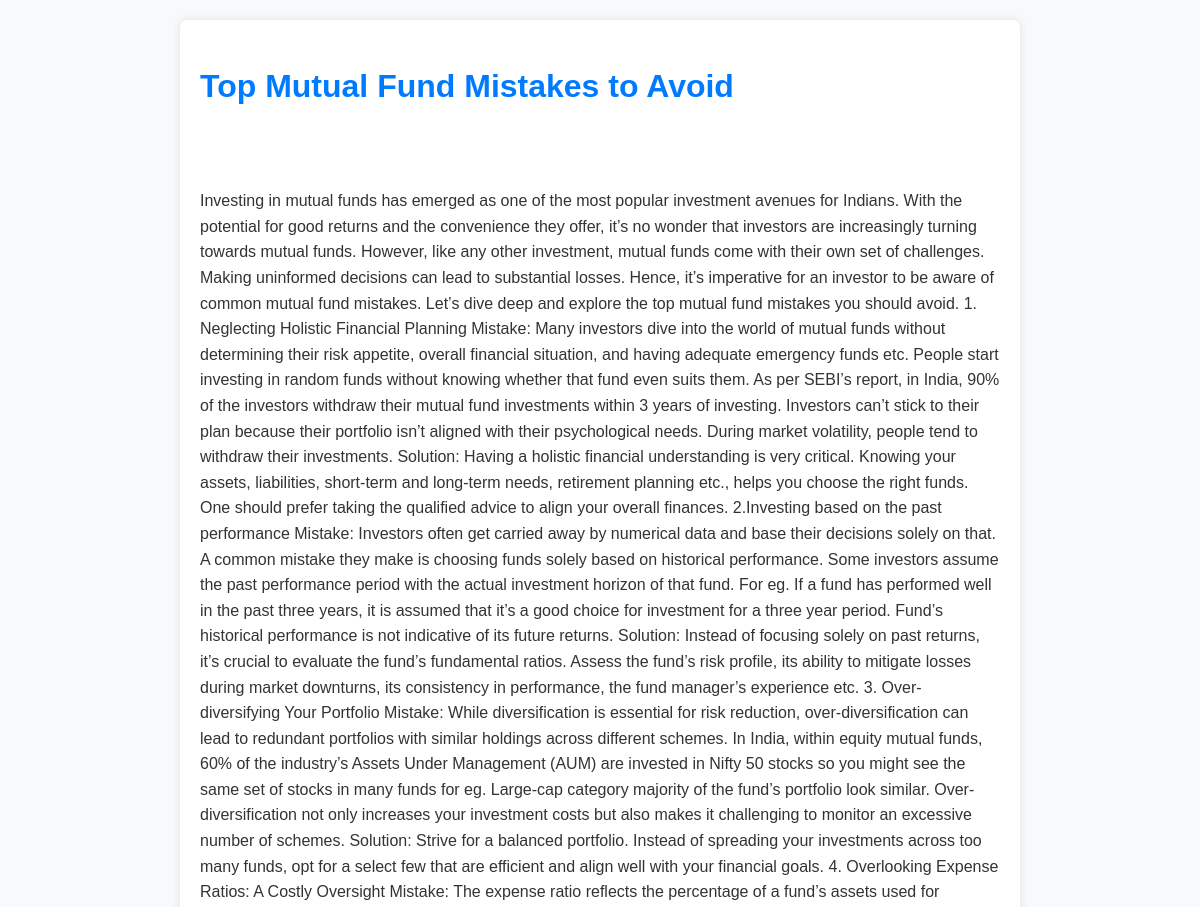
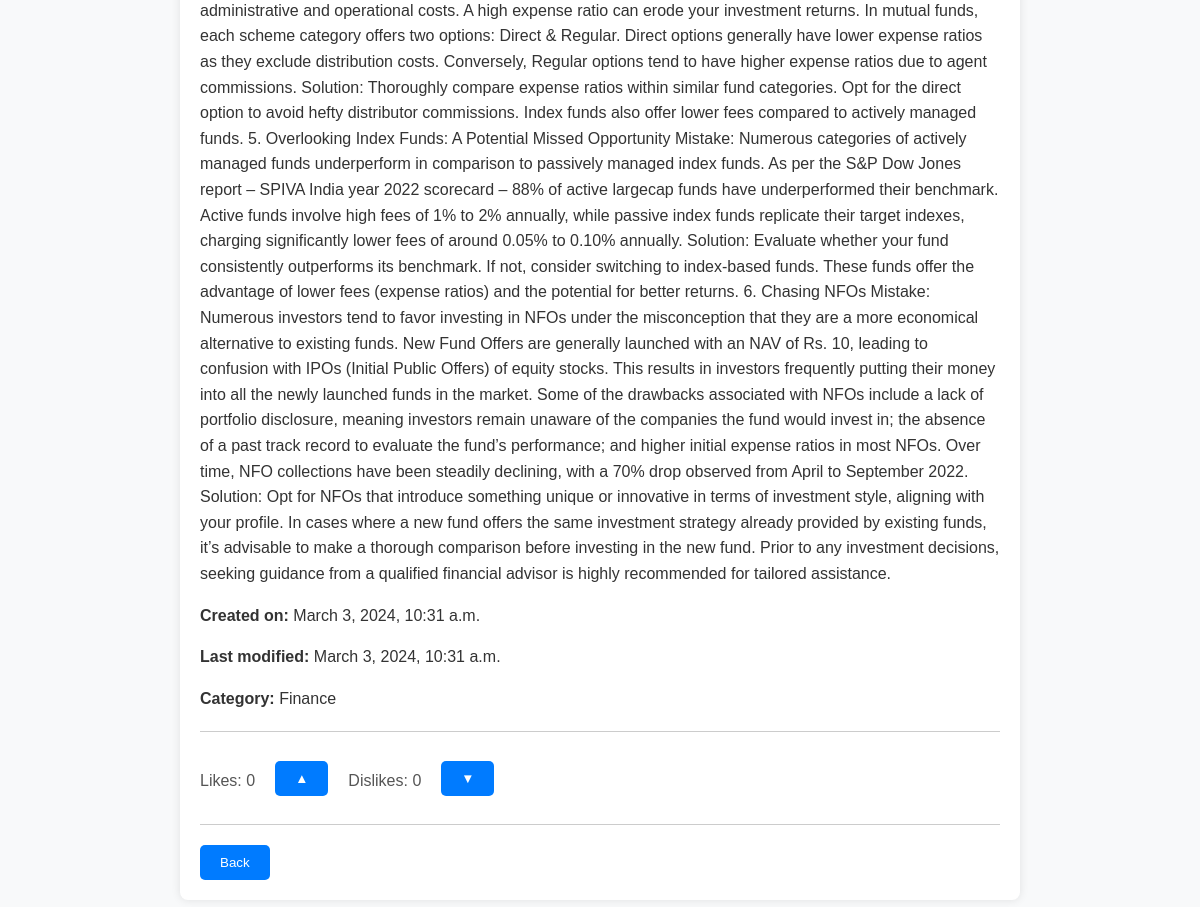
The app's page /details/16/ with its own data (2 pictures, top to bottom).
### app1/models.py (models this page shows, shortened)
class Post(models.Model):
    title = models.CharField(max_length=500)
    body = models.TextField()
    created_on  = models.DateTimeField(auto_now_add=True)
    last_modified = models.DateTimeField(auto_now=True)
    category = models.ForeignKey(Category, on_delete=models.CASCADE)
    image = models.URLField(default='https://wmmedia.sgp1.cdn.digitaloceanspaces.com/blog.png')
    likes =  models.PositiveIntegerField(default=0)
    dislikes =  models.PositiveIntegerField(default=0)

class Category(models.Model):
    name = models.CharField(max_length=30)
    class Meta:
        verbose_name_plural="categories"
    def __str__(self):
        return self.name

### app1/views.py (the view)
# urls.py: path('details/<int:id>/',views.details,name="details"),
def details(request,id):
    post=Post.objects.get(id=id)
    if request.method == 'POST':
        post.likes += 1
        post.save()
    context={"post":post}
    return render(request,'app1/details.html',context)

### app1/templates/app1/details.html (shortened to what this page needs)
<!DOCTYPE html>
<html lang="en">
<head>
</head>
<body>
    <div class="container">
        <h1>{{ post.title }}</h1>
        <div class="details-section">
            <p>{{ post.body }}</p>
            <p><strong>Created on:</strong> {{ post.created_on|date:"F j, Y, g:i a" }}</p>
            <p><strong>Last modified:</strong> {{ post.last_modified|date:"F j, Y, g:i a" }}</p>
            <p><strong>Category:</strong> {{ post.category }}</p>
            <hr>
            <div class="taglist"style="display:flex">
            <p>Likes: {{ post.likes }}</p>
            <form method="POST" action="{% url 'like_post' post.id %}">
                <button type="submit" class ="btn arrow-up"></button>
            </form>
            <p>Dislikes: {{post.dislikes}}</p>
            <form method="POST" action ="{% url 'dislike_post' post.id %}" >
                <button type="submit" class ="btn arrow-down"></button>
            </form>
        </div>
            <hr/>
            <p><button class="btn"><a href="{% if post.category %}{% url 'category_posts' post.category.id %}{% else %}{% url 'index' %}{% endif %}"> Back</a></button></p>
        </div>
    </div>
</body>
</html>

### app1/templates/app1/details.html (style rules this page uses)
body { font-family: Arial, sans-serif; background-color: #f8f9fa; color: #333; margin: 0; padding: 20px; line-height: 1.6; }
.container { max-width: 800px; margin: 0 auto; padding: 20px; background-color: #fff; border-radius: 8px; box-shadow: 0 0 10px rgba(0, 0, 0, 0.1); }
h1 { font-size: 32px; color: #007bff; margin-bottom: 20px; }
p { margin-bottom: 10px; }
.details-section { margin-top: 30px; }
.details-section p:last-child { margin-bottom: 0; }
.details-section hr { border: none; border-top: 1px solid #ccc; margin: 20px 0; }
.btn { display: inline-block; padding: 10px 20px; background-color: #007bff; color: #fff; border: none; border-radius: 5px; text-decoration: none; cursor: pointer; transition: background-color 0.3s ease; }
.btn a { color: #fff; text-decoration: none; }
.taglist { display: flex; align-items: center; }
.taglist p { margin-right: 20px; font-size: 16px; color: #555; }
.taglist form { margin-right: 20px; }
.arrow-up:before { content: '\25B2'; }
.arrow-down:before { content: '\25BC'; }

### records on screen
Post: title "Top Mutual Fund Mistakes to Avoid", body "Investing in mutual funds has emerged as one of the most popular investment avenues for Indians. With the potential for good returns and the convenience they offer, it’s no wonder that investors are increasingly turning towards mutual funds. However, like any other investment, mutual funds come with their own set of challenges. Making uninformed decisions can lead to substantial losses. Hence, it’s imperative for an investor to be aware of common mutual fund mistakes. Let’s dive deep and explore the top mutual fund mistakes you should avoid. 1. Neglecting Holistic Financial Planning Mistake: Many investors dive into the world of mutual funds without determining their risk appetite, overall…", created_on "March 3, 2024, 10:31 a.m.", last_modified "March 3, 2024, 10:31 a.m.", category "Finance", likes "0", dislikes "0"
